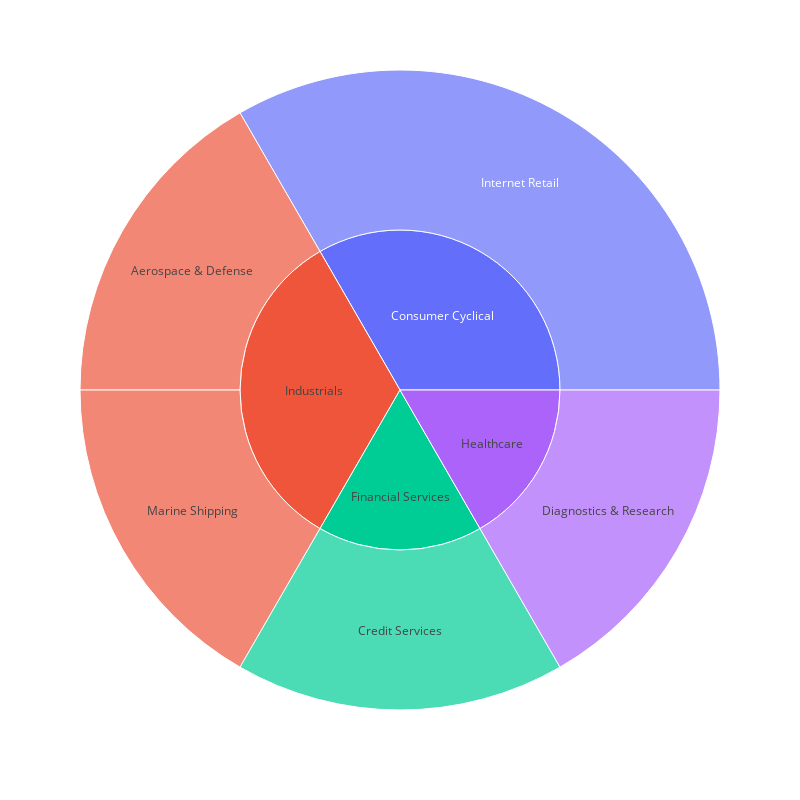

Write notebook code for a chart like this one.
### Code cell
# Sunburst Plot
px.sunburst(
    final,
    path=['sector', 'industry'],
    #values='total',
    #color='country',
    color_continuous_scale='blues',
    width=800,
    height=800
)

### Figure 1 — Plotly figure (JSON) as saved in the notebook; plotly's stock layout.template omitted (floating-point values rounded to 4 significant figures)
{"data": [{"branchvalues": "total", "domain": {"x": [0, 1], "y": [0, 1]}, "hovertemplate": "labels=%{label}<br>count=%{value}<br>parent=%{parent}<br>id=%{id}<extra></extra>", "ids": ["Industrials/Aerospace & Defense", "Financial Services/Credit Services", "Healthcare/Diagnostics & Research", "Consumer Cyclical/Internet Retail", "Industrials/Marine Shipping", "Consumer Cyclical", "Financial Services", "Healthcare", "Industrials"], "labels": ["Aerospace & Defense", "Credit Services", "Diagnostics & Research", "Internet Retail", "Marine Shipping", "Consumer Cyclical", "Financial Services", "Healthcare", "Industrials"], "name": "", "parents": ["Industrials", "Financial Services", "Healthcare", "Consumer Cyclical", "Industrials", "", "", "", ""], "type": "sunburst", "values": [1, 1, 1, 2, 1, 2, 1, 1, 2]}], "layout": {"height": 800, "legend": {"tracegroupgap": 0}, "margin": {"t": 60}, "width": 800}}
